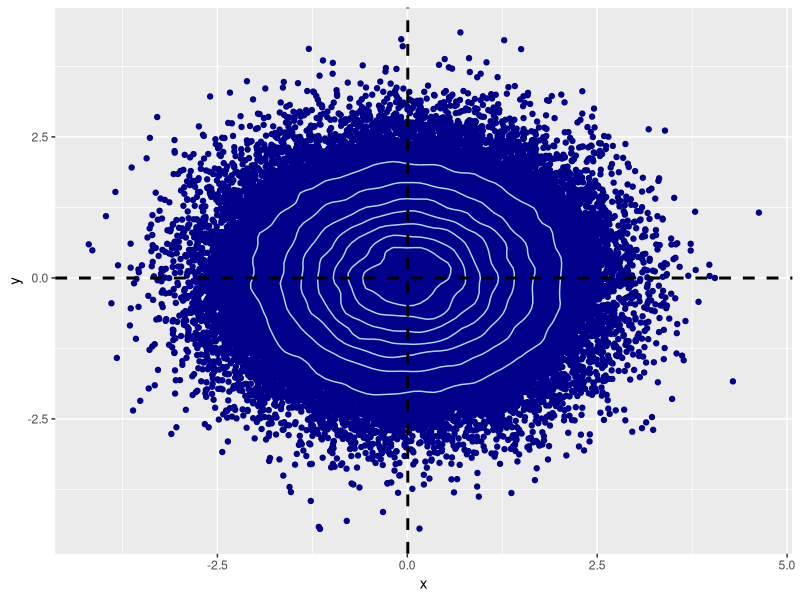
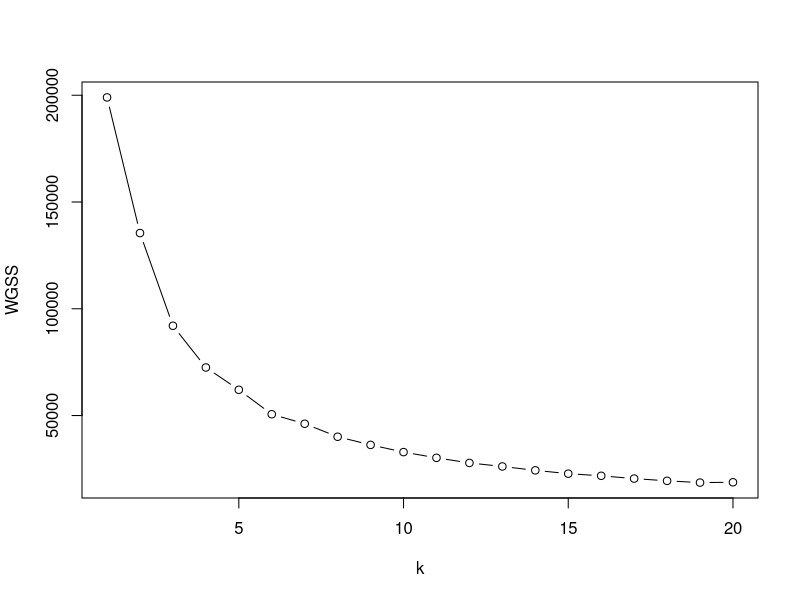
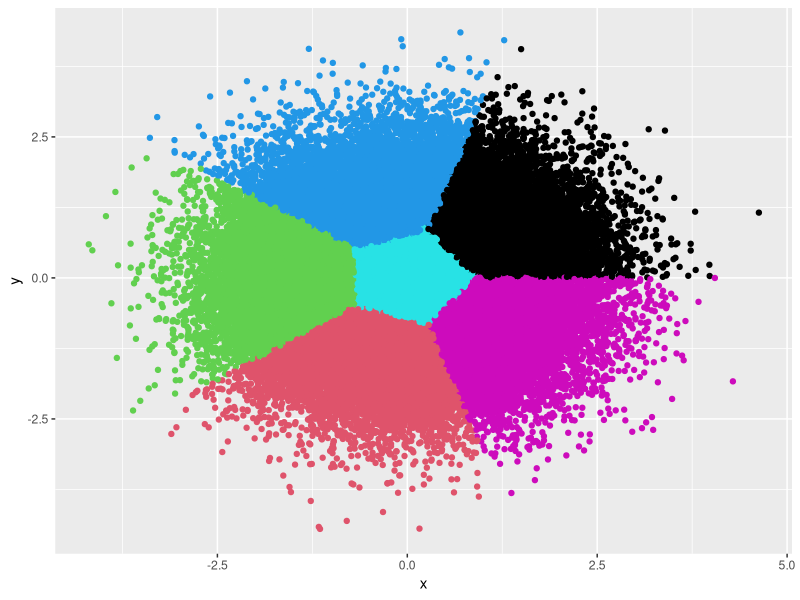
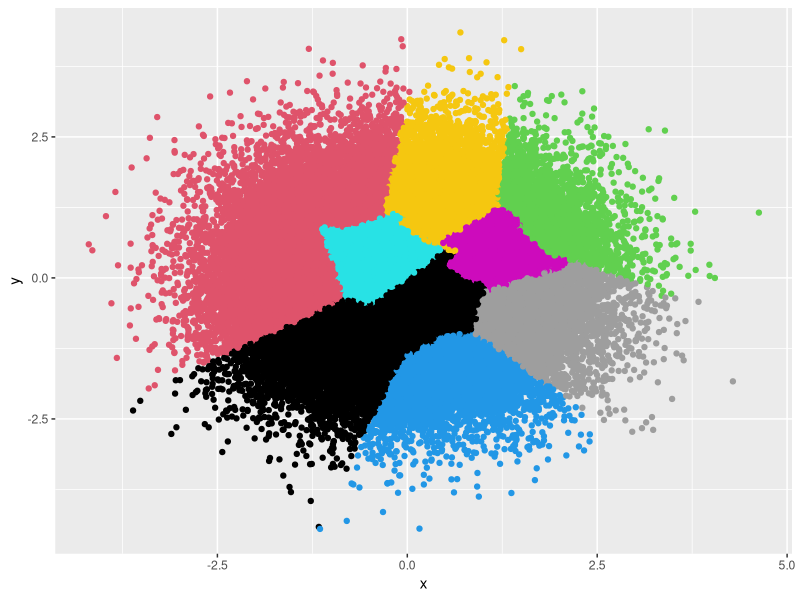
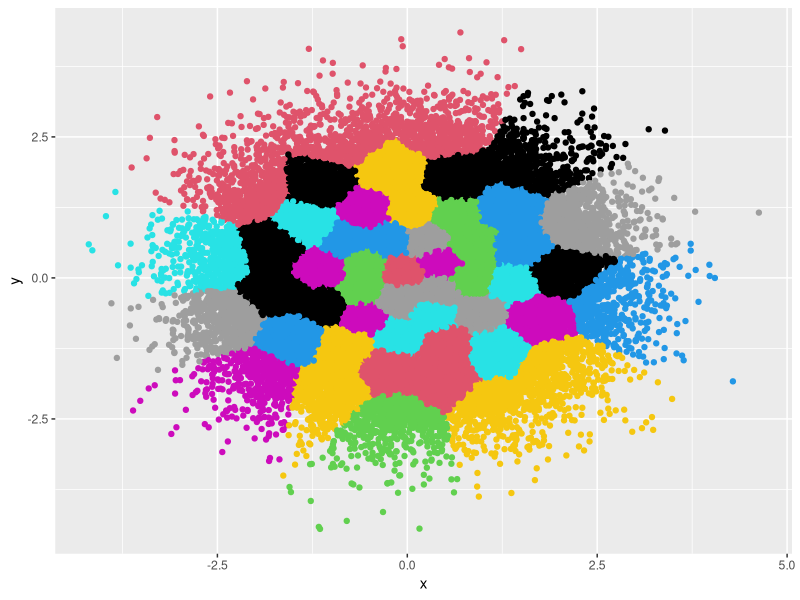

The R source for these figures, in order: (Note: this script raises an error after producing the figures.)
## ---- chunk 1
##### Começaremos gerando dados aleatórios
##### Seja n o tamanho da amostra, o leitor pode alterar se quiser

n = 100000

#### Geraremos um vetor aleatório no R^2

x <- rnorm(mean = 0, 
            sd = 1,
              n= n) ##média 0 e variância unitária nos dá uma normal padrão

y <- rnorm(mean = 0,
            sd = 1,
              n = n)

amostra1 <- data.frame(x, y)

## ---- chunk 2

library(ggplot2)
library(dplyr)

amostra1 %>%
  ggplot(aes(x=x, y=y))+
  geom_point(color = "dark blue")+
  geom_density_2d(color = "light blue")+
  geom_vline(aes(xintercept=mean(x)),   
             color="black", linetype="dashed", size=1)+
  geom_hline(aes(yintercept=mean(y)),   
             color="black", linetype="dashed", size=1)
## ---- chunk 3

wssplot <- function(data, nc=20, seed=1234){
  wss <- (nrow(data)-1)*sum(apply(data,2,var))
  for (i in 2:nc){
    set.seed(seed)
    wss[i] <- sum(kmeans(data, centers=i)$withinss)}
  plot(1:nc, wss, type="b", xlab="k",
       ylab="WGSS")}

wssplot(amostra1)
## ---- chunk 4
kmeans_amostra1 <- kmeans(amostra1, 
                            centers = 6)

amostra1 %>%
  ggplot(aes(x=x, y=y))+
  geom_point(color = kmeans_amostra1$cluster)
  
## ---- chunk 5
kmeans_amostra1_2 <- kmeans(amostra1, 
                            centers = 10)

amostra1 %>%
  ggplot(aes(x=x, y=y))+
  geom_point(color = kmeans_amostra1_2$cluster)
  
## ---- chunk 6
kmeans_amostra1_3 <- kmeans(amostra1, 
                            centers = 50)

amostra1 %>%
  ggplot(aes(x=x, y=y))+
  geom_point(color = kmeans_amostra1_3$cluster)
  
## ---- chunk 7
k = 8 ## numero de agrupamentos 
m = 100 ## tamanho da amostra em cada agrupamento
sd = .2 ## .2 gera identificação limpa dos agrupamentos em alguns casos

datalist = list() ## Lista para salvar os DFs com cada cluster

for (i in 1:k){
  
    x <- rnorm(mean = i, 
              sd = sd, 
                n=m)
    
  y <- rnorm(mean = (K-i),
              sd = sd,
                n=m)
  
  datalist[[i]] <- data.frame(x,y)
}

amostra2 <- do.call(rbind, datalist) ## empilhamos os clusters

amostra2 %>%
  ggplot(aes(x=x, y=y))+
  geom_point(color = "blue")

wssplot(amostra2, nc = 10)

## ---- chunk 8
teste8 <- kmeans(amostra2, 
                  centers = 8)
teste10 <- kmeans(amostra2,
                    centers = 10) 

teste8$tot.withinss / teste10$tot.withinss #dividindo o WGSS de um pelo outro

## ---- chunk 9
kmeans_amostra2 <- kmeans(amostra2, 
                            centers = k)

amostra2 %>%
  ggplot(aes(x=x, y=y))+
  geom_point(color = kmeans_amostra2$cluster)
